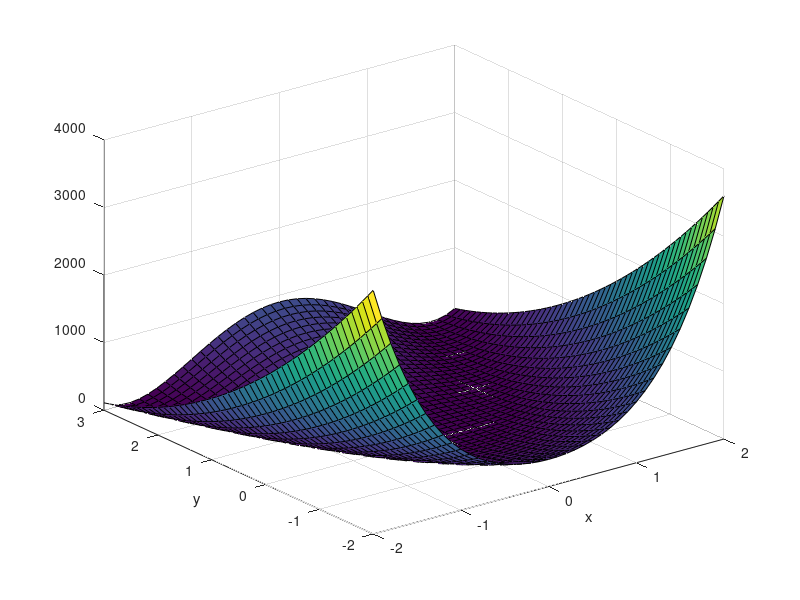

This chart was generated by the following MATLAB code: (Note: this script raises an error after producing the figure.)
%-------------------------------
% Global optimization
% Example of the Rosenbrock function
%-------------------------------


clear all; % clear variables in workspace
close all; % close all figures
clc;  % clear Matlab Command

%--------------------------------------
% Plotting the function
%--------------------------------------
x=-2:.1:2;
y=-2:.1:3;
[xx,yy]=meshgrid(x,y); % Defintion of the points, with all possible combination (x,y)
zz=(1-xx).^2+100*(yy-xx.^2).^2;  

figure(1);
surf(xx,yy,zz);  xlabel('x'); ylabel('y'); % plot of the function, in 3D. 




x0=[-10; 10];

% Quasi-newton method
xopt_BFGS=fminunc(@rosenbrock,x0)
rosenbrock(xopt_BFGS)

% Simplex Nelder&Mead
xopt_NM=fminsearch(@rosenbrock,x0)
rosenbrock(xopt_NM)


% Pattern search
xopt_PS=patternsearch(@rosenbrock,x0)
rosenbrock(xopt_PS)

% Simulated annealing
xopt_SA=simulannealbnd(@rosenbrock,x0)
rosenbrock(xopt_SA)

% Genetic algorithm
xopt_GA=ga(@rosenbrock,length(x0))
rosenbrock(xopt_GA)

% PSO
xopt_PSO=particleswarm(@rosenbrock,length(x0))
rosenbrock(xopt_PSO)
